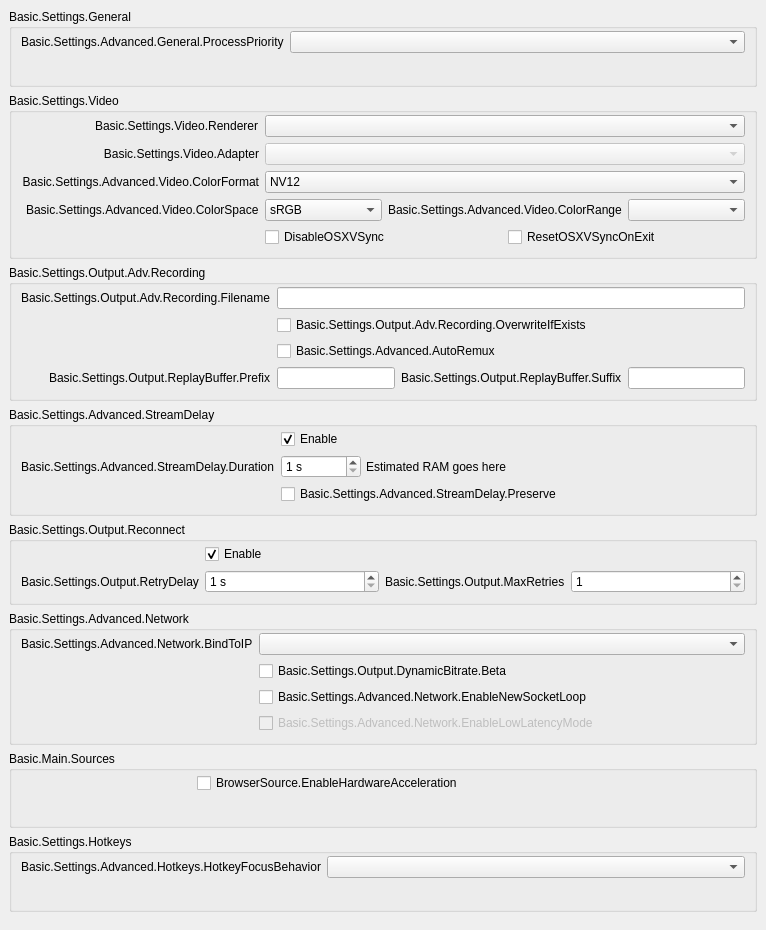
           <widget class="QWidget" name="scrollAreaWidgetContents">
            <property name="geometry">
             <rect>
              <x>0</x>
              <y>0</y>
              <width>766</width>
              <height>930</height>
             </rect>
            </property>
            <layout class="QVBoxLayout" name="verticalLayout_23">
             <property name="leftMargin">
              <number>0</number>
             </property>
             <property name="topMargin">
              <number>0</number>
             </property>
             <property name="rightMargin">
              <number>0</number>
             </property>
             <property name="bottomMargin">
              <number>9</number>
             </property>
             <item>
              <widget class="QFrame" name="widget_11">
               <layout class="QVBoxLayout" name="verticalLayout_24">
                <item>
                 <widget class="QGroupBox" name="advancedGeneralGroupBox">
                  <property name="title">
                   <string>Basic.Settings.General</string>
                  </property>
                  <layout class="QFormLayout" name="formLayout_22">
                   <property name="fieldGrowthPolicy">
                    <enum>QFormLayout::AllNonFixedFieldsGrow</enum>
                   </property>
                   <property name="labelAlignment">
                    <set>Qt::AlignRight|Qt::AlignTrailing|Qt::AlignVCenter</set>
                   </property>
                   <property name="topMargin">
                    <number>2</number>
                   </property>
                   <item row="0" column="0">
                    <widget class="QLabel" name="processPriorityLabel">
                     <property name="text">
                      <string>Basic.Settings.Advanced.General.ProcessPriority</string>
                     </property>
                     <property name="buddy">
                      <cstring>processPriority</cstring>
                     </property>
                    </widget>
                   </item>
                   <item row="0" column="1">
                    <widget class="QComboBox" name="processPriority"/>
                   </item>
                   <item row="1" column="0">
                    <spacer name="horizontalSpacer_13">
                     <property name="orientation">
                      <enum>Qt::Horizontal</enum>
                     </property>
                     <property name="sizeHint" stdset="0">
                      <size>
                       <width>170</width>
                       <height>0</height>
                      </size>
                     </property>
                    </spacer>
                   </item>
                  </layout>
                 </widget>
                </item>
                <item>
                 <widget class="QGroupBox" name="advancedVideoContainer">
                  <property name="title">
                   <string>Basic.Settings.Video</string>
                  </property>
                  <layout class="QFormLayout" name="formLayout_14">
                   <property name="fieldGrowthPolicy">
                    <enum>QFormLayout::AllNonFixedFieldsGrow</enum>
                   </property>
                   <property name="labelAlignment">
                    <set>Qt::AlignRight|Qt::AlignTrailing|Qt::AlignVCenter</set>
                   </property>
                   <property name="topMargin">
                    <number>2</number>
                   </property>
                   <item row="0" column="0">
                    <widget class="QLabel" name="rendererLabel">
                     <property name="text">
                      <string>Basic.Settings.Video.Renderer</string>
                     </property>
                     <property name="buddy">
                      <cstring>renderer</cstring>
                     </property>
                    </widget>
                   </item>
                   <item row="0" column="1">
                    <widget class="QComboBox" name="renderer">
                     <property name="currentText">
                      <string notr="true"/>
                     </property>
                    </widget>
                   </item>
                   <item row="1" column="0">
                    <widget class="QLabel" name="adapterLabel">
                     <property name="text">
                      <string>Basic.Settings.Video.Adapter</string>
                     </property>
                     <property name="alignment">
                      <set>Qt::AlignRight|Qt::AlignTrailing|Qt::AlignVCenter</set>
                     </property>
                     <property name="buddy">
                      <cstring>adapter</cstring>
                     </property>
                    </widget>
                   </item>
                   <item row="1" column="1">
                    <widget class="QComboBox" name="adapter">
                     <property name="enabled">
                      <bool>false</bool>
                     </property>
                     <property name="currentText">
                      <string notr="true"/>
                     </property>
                    </widget>
                   </item>
                   <item row="2" column="0">
                    <widget class="QLabel" name="label_30">
                     <property name="minimumSize">
                      <size>
                       <width>0</width>
                       <height>0</height>
                      </size>
                     </property>
                     <property name="text">
                      <string>Basic.Settings.Advanced.Video.ColorFormat</string>
                     </property>
                     <property name="alignment">
                      <set>Qt::AlignRight|Qt::AlignTrailing|Qt::AlignVCenter</set>
                     </property>
                     <property name="buddy">
                      <cstring>colorFormat</cstring>
                     </property>
                    </widget>
                   </item>
                   <item row="2" column="1">
                    <widget class="QComboBox" name="colorFormat">
                     <item>
                      <property name="text">
                       <string notr="true">NV12</string>
                      </property>
                     </item>
                     <item>
                      <property name="text">
                       <string notr="true">I420</string>
                      </property>
                     </item>
                     <item>
                      <property name="text">
                       <string>I444</string>
                      </property>
                     </item>
                     <item>
                      <property name="text">
                       <string notr="true">RGB</string>
                      </property>
                     </item>
                    </widget>
                   </item>
                   <item row="4" column="1">
                    <layout class="QHBoxLayout" name="horizontalLayout_18">
                     <property name="leftMargin">
                      <number>0</number>
                     </property>
                     <property name="topMargin">
                      <number>0</number>
                     </property>
                     <property name="rightMargin">
                      <number>0</number>
                     </property>
                     <property name="bottomMargin">
                      <number>0</number>
                     </property>
                     <item>
                      <widget class="QCheckBox" name="disableOSXVSync">
                       <property name="text">
                        <string>DisableOSXVSync</string>
                       </property>
                      </widget>
                     </item>
                     <item>
                      <widget class="QCheckBox" name="resetOSXVSync">
                       <property name="text">
                        <string>ResetOSXVSyncOnExit</string>
                       </property>
                      </widget>
                     </item>
                    </layout>
                   </item>
                   <item row="3" column="1">
                    <layout class="QHBoxLayout" name="horizontalLayout_20">
                     <property name="leftMargin">
                      <number>0</number>
                     </property>
                     <property name="topMargin">
                      <number>0</number>
                     </property>
                     <property name="rightMargin">
                      <number>0</number>
                     </property>
                     <property name="bottomMargin">
                      <number>0</number>
                     </property>
                     <item>
                      <widget class="QComboBox" name="colorSpace">
                       <item>
                        <property name="text">
                         <string notr="true">sRGB</string>
                        </property>
                       </item>
                       <item>
                        <property name="text">
                         <string notr="true">709</string>
                        </property>
                       </item>
                       <item>
                        <property name="text">
                         <string notr="true">601</string>
                        </property>
                       </item>
                      </widget>
                     </item>
                     <item>
                      <widget class="QLabel" name="label_34">
                       <property name="sizePolicy">
                        <sizepolicy hsizetype="Maximum" vsizetype="Preferred">
                         <horstretch>0</horstretch>
                         <verstretch>0</verstretch>
                        </sizepolicy>
                       </property>
                       <property name="text">
                        <string>Basic.Settings.Advanced.Video.ColorRange</string>
                       </property>
                       <property name="buddy">
                        <cstring>colorRange</cstring>
                       </property>
                      </widget>
                     </item>
                     <item>
                      <widget class="QComboBox" name="colorRange"/>
                     </item>
                    </layout>
                   </item>
                   <item row="3" column="0">
                    <widget class="QLabel" name="label_33">
                     <property name="text">
                      <string>Basic.Settings.Advanced.Video.ColorSpace</string>
                     </property>
                     <property name="buddy">
                      <cstring>colorSpace</cstring>
                     </property>
                    </widget>
                   </item>
                   <item row="4" column="0">
                    <spacer name="horizontalSpacer_12">
                     <property name="orientation">
                      <enum>Qt::Horizontal</enum>
                     </property>
                     <property name="sizeHint" stdset="0">
                      <size>
                       <width>170</width>
                       <height>20</height>
                      </size>
                     </property>
                    </spacer>
                   </item>
                  </layout>
                 </widget>
                </item>
                <item>
                 <widget class="QGroupBox" name="groupBox_6">
                  <property name="title">
                   <string>Basic.Settings.Output.Adv.Recording</string>
                  </property>
                  <layout class="QFormLayout" name="formLayout_17">
                   <property name="fieldGrowthPolicy">
                    <enum>QFormLayout::AllNonFixedFieldsGrow</enum>
                   </property>
                   <property name="labelAlignment">
                    <set>Qt::AlignRight|Qt::AlignTrailing|Qt::AlignVCenter</set>
                   </property>
                   <property name="topMargin">
                    <number>2</number>
                   </property>
                   <item row="0" column="0">
                    <widget class="QLabel" name="label_7">
                     <property name="text">
                      <string>Basic.Settings.Output.Adv.Recording.Filename</string>
                     </property>
                     <property name="buddy">
                      <cstring>filenameFormatting</cstring>
                     </property>
                    </widget>
                   </item>
                   <item row="0" column="1">
                    <widget class="QLineEdit" name="filenameFormatting"/>
                   </item>
                   <item row="1" column="1">
                    <widget class="QCheckBox" name="overwriteIfExists">
                     <property name="text">
                      <string>Basic.Settings.Output.Adv.Recording.OverwriteIfExists</string>
                     </property>
                    </widget>
                   </item>
                   <item row="3" column="1">
                    <layout class="QHBoxLayout" name="horizontalLayout_14">
                     <property name="leftMargin">
                      <number>0</number>
                     </property>
                     <property name="topMargin">
                      <number>0</number>
                     </property>
                     <property name="rightMargin">
                      <number>0</number>
                     </property>
                     <property name="bottomMargin">
                      <number>0</number>
                     </property>
                     <item>
                      <widget class="QLineEdit" name="simpleRBPrefix"/>
                     </item>
                     <item>
                      <widget class="QLabel" name="label_58">
                       <property name="text">
                        <string>Basic.Settings.Output.ReplayBuffer.Suffix</string>
                       </property>
                       <property name="buddy">
                        <cstring>simpleRBSuffix</cstring>
                       </property>
                      </widget>
                     </item>
                     <item>
                      <widget class="QLineEdit" name="simpleRBSuffix"/>
                     </item>
                    </layout>
                   </item>
                   <item row="3" column="0">
                    <widget class="QLabel" name="label_57">
                     <property name="text">
                      <string>Basic.Settings.Output.ReplayBuffer.Prefix</string>
                     </property>
                     <property name="buddy">
                      <cstring>simpleRBPrefix</cstring>
                     </property>
                    </widget>
                   </item>
                   <item row="1" column="0">
                    <spacer name="horizontalSpacer_10">
                     <property name="orientation">
                      <enum>Qt::Horizontal</enum>
                     </property>
                     <property name="sizeHint" stdset="0">
                      <size>
                       <width>170</width>
                       <height>20</height>
                      </size>
                     </property>
                    </spacer>
                   </item>
                   <item row="2" column="1">
                    <widget class="QCheckBox" name="autoRemux">
                     <property name="text">
                      <string>Basic.Settings.Advanced.AutoRemux</string>
                     </property>
                    </widget>
                   </item>
                   <item row="2" column="0">
                    <spacer name="horizontalSpacer_16">
                     <property name="orientation">
                      <enum>Qt::Horizontal</enum>
                     </property>
                     <property name="sizeHint" stdset="0">
                      <size>
                       <width>40</width>
                       <height>20</height>
                      </size>
                     </property>
                    </spacer>
                   </item>
                  </layout>
                 </widget>
                </item>
                <item>
                 <widget class="QGroupBox" name="groupBox_5">
                  <property name="title">
                   <string>Basic.Settings.Advanced.StreamDelay</string>
                  </property>
                  <layout class="QFormLayout" name="formLayout_18">
                   <property name="fieldGrowthPolicy">
                    <enum>QFormLayout::AllNonFixedFieldsGrow</enum>
                   </property>
                   <property name="labelAlignment">
                    <set>Qt::AlignRight|Qt::AlignTrailing|Qt::AlignVCenter</set>
                   </property>
                   <property name="topMargin">
                    <number>2</number>
                   </property>
                   <item row="1" column="0">
                    <widget class="QLabel" name="label_56">
                     <property name="text">
                      <string>Basic.Settings.Advanced.StreamDelay.Duration</string>
                     </property>
                     <property name="buddy">
                      <cstring>streamDelaySec</cstring>
                     </property>
                    </widget>
                   </item>
                   <item row="1" column="1">
                    <widget class="QFrame" name="widget_12">
                     <property name="enabled">
                      <bool>true</bool>
                     </property>
                     <layout class="QHBoxLayout" name="horizontalLayout_13">
                      <property name="spacing">
                       <number>5</number>
                      </property>
                      <property name="leftMargin">
                       <number>0</number>
                      </property>
                      <property name="topMargin">
                       <number>0</number>
                      </property>
                      <property name="rightMargin">
                       <number>0</number>
                      </property>
                      <property name="bottomMargin">
                       <number>0</number>
                      </property>
                      <item>
                       <widget class="QSpinBox" name="streamDelaySec">
                        <property name="enabled">
                         <bool>true</bool>
                        </property>
                        <property name="sizePolicy">
                         <sizepolicy hsizetype="Maximum" vsizetype="Fixed">
                          <horstretch>0</horstretch>
                          <verstretch>0</verstretch>
                         </sizepolicy>
                        </property>
                        <property name="minimumSize">
                         <size>
                          <width>80</width>
                          <height>0</height>
                         </size>
                        </property>
                        <property name="suffix">
                         <string notr="true"> s</string>
                        </property>
                        <property name="minimum">
                         <number>1</number>
                        </property>
                        <property name="maximum">
                         <number>1800</number>
                        </property>
                       </widget>
                      </item>
                      <item>
                       <widget class="QLabel" name="streamDelayInfo">
                        <property name="text">
                         <string notr="true">Estimated RAM goes here</string>
                        </property>
                       </widget>
                      </item>
                     </layout>
                    </widget>
                   </item>
                   <item row="2" column="1">
                    <widget class="QCheckBox" name="streamDelayPreserve">
                     <property name="text">
                      <string>Basic.Settings.Advanced.StreamDelay.Preserve</string>
                     </property>
                    </widget>
                   </item>
                   <item row="0" column="1">
                    <widget class="QCheckBox" name="streamDelayEnable">
                     <property name="text">
                      <string>Enable</string>
                     </property>
                     <property name="checked">
                      <bool>true</bool>
                     </property>
                    </widget>
                   </item>
                   <item row="2" column="0">
                    <spacer name="horizontalSpacer_9">
                     <property name="orientation">
                      <enum>Qt::Horizontal</enum>
                     </property>
                     <property name="sizeHint" stdset="0">
                      <size>
                       <width>170</width>
                       <height>20</height>
                      </size>
                     </property>
                    </spacer>
                   </item>
                  </layout>
                 </widget>
                </item>
                <item>
                 <widget class="QGroupBox" name="groupBox_7">
                  <property name="title">
                   <string>Basic.Settings.Output.Reconnect</string>
                  </property>
                  <layout class="QFormLayout" name="formLayout_19">
                   <property name="fieldGrowthPolicy">
                    <enum>QFormLayout::AllNonFixedFieldsGrow</enum>
                   </property>
                   <property name="labelAlignment">
                    <set>Qt::AlignRight|Qt::AlignTrailing|Qt::AlignVCenter</set>
                   </property>
                   <property name="topMargin">
                    <number>2</number>
                   </property>
                   <item row="0" column="1">
                    <widget class="QCheckBox" name="reconnectEnable">
                     <property name="text">
                      <string>Enable</string>
                     </property>
                     <property name="checked">
                      <bool>true</bool>
                     </property>
                    </widget>
                   </item>
                   <item row="1" column="1">
                    <layout class="QHBoxLayout" name="horizontalLayout_19">
                     <property name="leftMargin">
                      <number>0</number>
                     </property>
                     <property name="topMargin">
                      <number>0</number>
                     </property>
                     <property name="rightMargin">
                      <number>0</number>
                     </property>
                     <property name="bottomMargin">
                      <number>0</number>
                     </property>
                     <item>
                      <widget class="QSpinBox" name="reconnectRetryDelay">
                       <property name="suffix">
                        <string> s</string>
                       </property>
                       <property name="minimum">
                        <number>1</number>
                       </property>
                       <property name="maximum">
                        <number>30</number>
                       </property>
                      </widget>
                     </item>
                     <item>
                      <widget class="QLabel" name="label_22">
                       <property name="sizePolicy">
                        <sizepolicy hsizetype="Maximum" vsizetype="Preferred">
                         <horstretch>0</horstretch>
                         <verstretch>0</verstretch>
                        </sizepolicy>
                       </property>
                       <property name="text">
                        <string>Basic.Settings.Output.MaxRetries</string>
                       </property>
                       <property name="buddy">
                        <cstring>reconnectMaxRetries</cstring>
                       </property>
                      </widget>
                     </item>
                     <item>
                      <widget class="QSpinBox" name="reconnectMaxRetries">
                       <property name="minimum">
                        <number>1</number>
                       </property>
                       <property name="maximum">
                        <number>10000</number>
                       </property>
                      </widget>
                     </item>
                    </layout>
                   </item>
                   <item row="1" column="0">
                    <widget class="QLabel" name="label_17">
                     <property name="text">
                      <string>Basic.Settings.Output.RetryDelay</string>
                     </property>
                     <property name="buddy">
                      <cstring>reconnectRetryDelay</cstring>
                     </property>
                    </widget>
                   </item>
                   <item row="0" column="0">
                    <spacer name="horizontalSpacer_8">
                     <property name="orientation">
                      <enum>Qt::Horizontal</enum>
                     </property>
                     <property name="sizeHint" stdset="0">
                      <size>
                       <width>170</width>
                       <height>20</height>
                      </size>
                     </property>
                    </spacer>
                   </item>
                  </layout>
                 </widget>
                </item>
                <item>
                 <widget class="QGroupBox" name="advNetworkGroupBox">
                  <property name="title">
                   <string>Basic.Settings.Advanced.Network</string>
                  </property>
                  <layout class="QFormLayout" name="formLayout_23">
                   <property name="fieldGrowthPolicy">
                    <enum>QFormLayout::AllNonFixedFieldsGrow</enum>
                   </property>
                   <property name="labelAlignment">
                    <set>Qt::AlignRight|Qt::AlignTrailing|Qt::AlignVCenter</set>
                   </property>
                   <property name="topMargin">
                    <number>2</number>
                   </property>
                   <item row="0" column="0">
                    <widget class="QLabel" name="label_27">
                     <property name="text">
                      <string>Basic.Settings.Advanced.Network.BindToIP</string>
                     </property>
                     <property name="buddy">
                      <cstring>bindToIP</cstring>
                     </property>
                    </widget>
                   </item>
                   <item row="0" column="1">
                    <widget class="QComboBox" name="bindToIP"/>
                   </item>
                   <item row="2" column="1">
                    <widget class="QCheckBox" name="enableNewSocketLoop">
                     <property name="text">
                      <string>Basic.Settings.Advanced.Network.EnableNewSocketLoop</string>
                     </property>
                    </widget>
                   </item>
                   <item row="3" column="1">
                    <widget class="QCheckBox" name="enableLowLatencyMode">
                     <property name="enabled">
                      <bool>false</bool>
                     </property>
                     <property name="text">
                      <string>Basic.Settings.Advanced.Network.EnableLowLatencyMode</string>
                     </property>
                    </widget>
                   </item>
                   <item row="2" column="0">
                    <spacer name="horizontalSpacer_7">
                     <property name="orientation">
                      <enum>Qt::Horizontal</enum>
                     </property>
                     <property name="sizeHint" stdset="0">
                      <size>
                       <width>170</width>
                       <height>1</height>
                      </size>
                     </property>
                    </spacer>
                   </item>
                   <item row="1" column="1">
                    <widget class="QCheckBox" name="dynBitrate">
                     <property name="toolTip">
                      <string>Basic.Settings.Output.DynamicBitrate.TT</string>
                     </property>
                     <property name="text">
                      <string>Basic.Settings.Output.DynamicBitrate.Beta</string>
                     </property>
                    </widget>
                   </item>
                  </layout>
                 </widget>
                </item>
                <item>
                 <widget class="QGroupBox" name="sourcesGroup">
                  <property name="title">
                   <string>Basic.Main.Sources</string>
                  </property>
                  <layout class="QFormLayout" name="formLayout_34">
                   <property name="topMargin">
                    <number>2</number>
                   </property>
                   <item row="0" column="0">
                    <spacer name="horizontalSpacer_15">
                     <property name="orientation">
                      <enum>Qt::Horizontal</enum>
                     </property>
                     <property name="sizeHint" stdset="0">
                      <size>
                       <width>170</width>
                       <height>20</height>
                      </size>
                     </property>
                    </spacer>
                   </item>
                   <item row="0" column="1">
                    <widget class="QCheckBox" name="browserHWAccel">
                     <property name="text">
                      <string>BrowserSource.EnableHardwareAcceleration</string>
                     </property>
                    </widget>
                   </item>
                  </layout>
                 </widget>
                </item>
                <item>
                 <widget class="QGroupBox" name="groupBox_17">
                  <property name="title">
                   <string>Basic.Settings.Hotkeys</string>
                  </property>
                  <layout class="QFormLayout" name="formLayout_33">
                   <property name="labelAlignment">
                    <set>Qt::AlignRight|Qt::AlignTrailing|Qt::AlignVCenter</set>
                   </property>
                   <property name="topMargin">
                    <number>2</number>
                   </property>
                   <item row="0" column="0">
                    <widget class="QLabel" name="label_21">
                     <property name="text">
                      <string>Basic.Settings.Advanced.Hotkeys.HotkeyFocusBehavior</string>
                     </property>
                    </widget>
                   </item>
                   <item row="0" column="1">
                    <widget class="QComboBox" name="hotkeyFocusType"/>
                   </item>
                   <item row="1" column="0">
                    <spacer name="horizontalSpacer_14">
                     <property name="orientation">
                      <enum>Qt::Horizontal</enum>
                     </property>
                     <property name="sizeHint" stdset="0">
                      <size>
                       <width>170</width>
                       <height>0</height>
                      </size>
                     </property>
                    </spacer>
                   </item>
                  </layout>
                 </widget>
                </item>
               </layout>
              </widget>
             </item>
            </layout>
           </widget>
